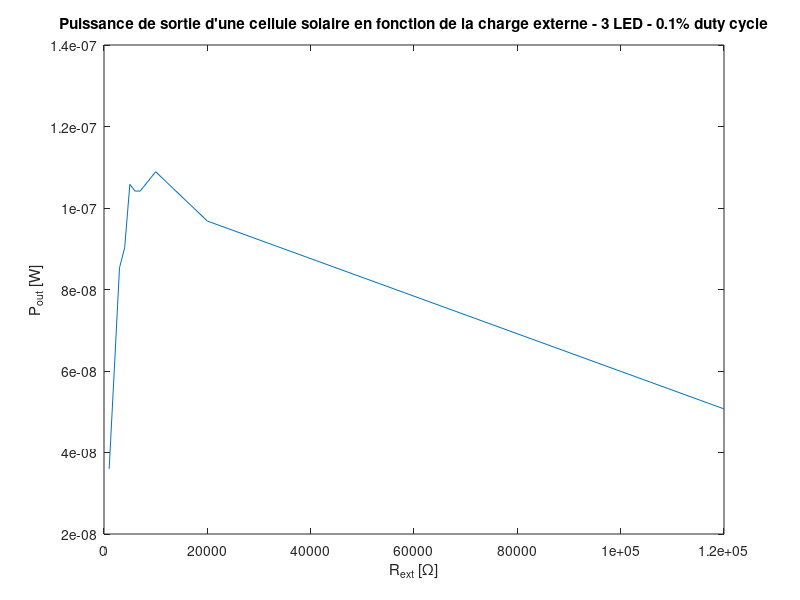
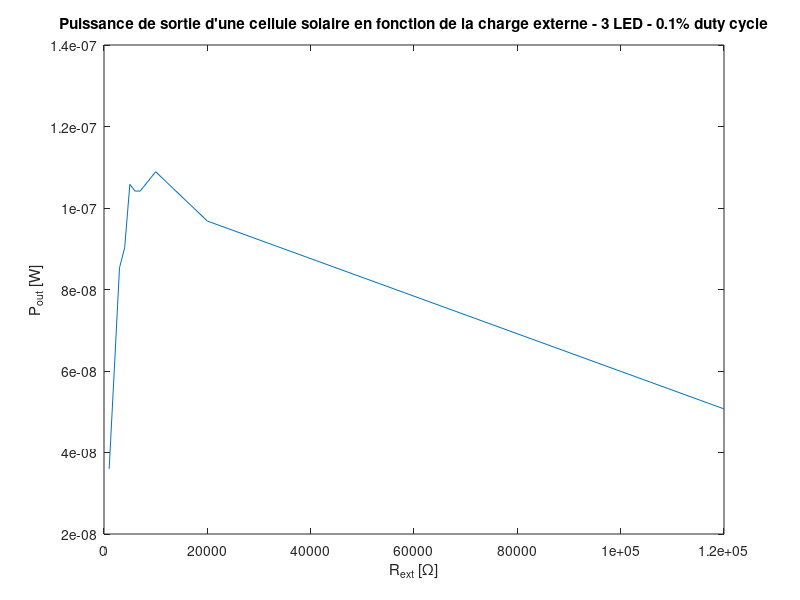
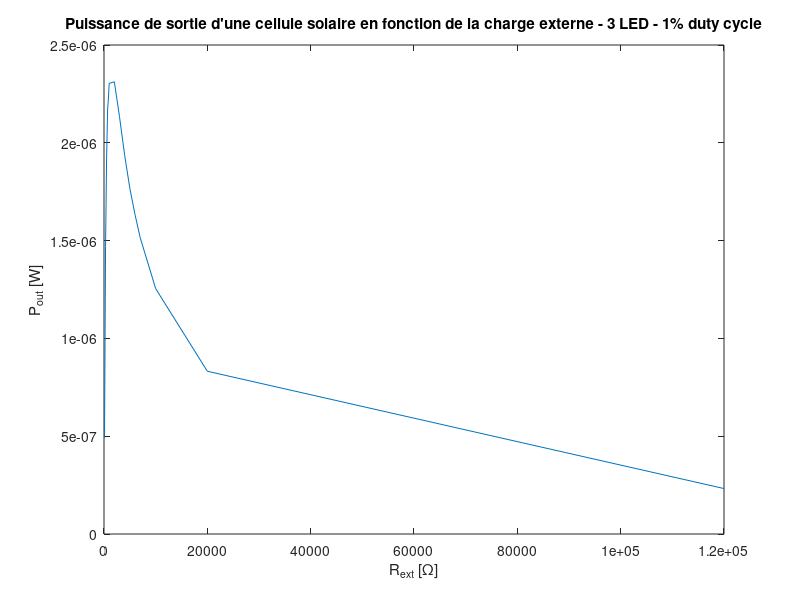
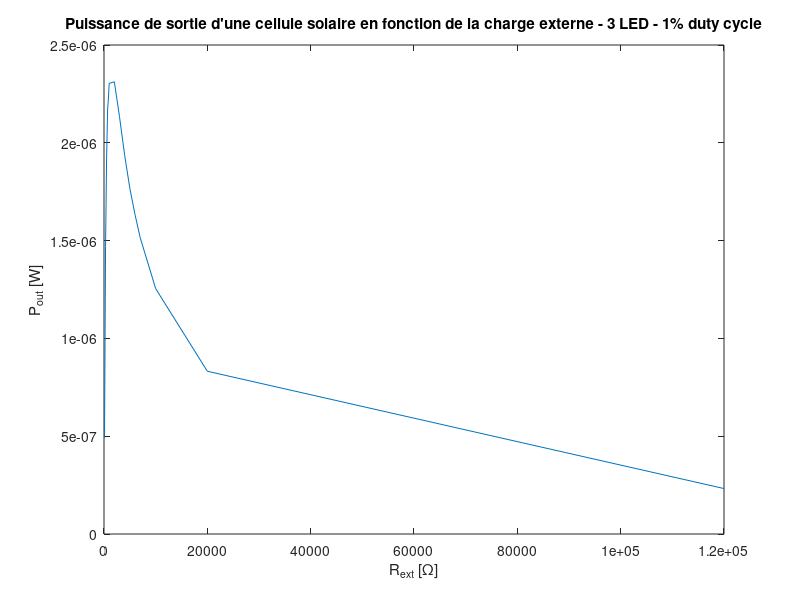

These charts were generated, in order, by the following MATLAB code:
clear all
close all
clc

format shortG

nFig = 1;

%% LED duty cycle = 0.1%

Rext = [1000 2000 3000 4000 5000 6000 7000 10000 20000 120000];
Vr_low =   [0.006 .011 .016 .019 .023 .025 .027 .033 .044 .078];
OCV = .106;
Ir_low = Vr_low ./ Rext;
Pout_low = Vr_low .* Ir_low;

dc(nFig) = 0.1;
maxP(nFig) = max(Pout_low);
iMax = find(Pout_low >= maxP(nFig));
Ropt(nFig) = Rext(iMax);

h = figure(nFig);
nFig = nFig +1;
plot(Rext, Pout_low)
ylabel('P_o_u_t [W]')
xlabel('R_e_x_t [\Omega]')
title('Puissance de sortie d''une cellule solaire en fonction de la charge externe - 3 LED - 0.1% duty cycle')
% set(gca,'XTickLabel',num2str(get(gca,'XTick').'))
saveas(h, 'dc0_1', 'jpg');
saveas(h, 'dc0_1', 'fig');

%% LED duty cycle = 1%

Rext = [100  200  300  400   500   600   700   800 900  1000 2000 3000 4000 5000 6000 7000   10000 20000 120000];
Vr_low =   [.007 .014 .021 .026 .031 .035   .039  .042 .045 .048 .068 .08  .088 .094  .099 .103    .112 .129 .167];
OCV = .198;
Ir_low = Vr_low ./ Rext;
Pout_low = Vr_low .* Ir_low;

dc(nFig) = 1;
maxP(nFig) = max(Pout_low);
iMax = find(Pout_low >= maxP(nFig));
Ropt(nFig) = Rext(iMax);

h = figure(nFig);
nFig = nFig +1;
plot(Rext, Pout_low)
ylabel('P_o_u_t [W]')
xlabel('R_e_x_t [\Omega]')
title('Puissance de sortie d''une cellule solaire en fonction de la charge externe - 3 LED - 1% duty cycle')
% set(gca,'XTickLabel',num2str(get(gca,'XTick').'))
saveas(h, 'dc1', 'jpg');
saveas(h, 'dc1', 'fig');

%% LED duty cycle = 3%

Rext   = [100  200  300  400  500   600   700   800 900  1000 1100 1200 1300 1400 1500 1600 1700 1800 1900 2000 3000 4000];
Vr_low = [.021 .041 .056 .068 .077 .085 .092 .098 .103 .108 .113 .117 .12 .123 .127 .129 .132 .134 .137 .139 .155 .173];
OCV = .300;
Ir_low = Vr_low ./ Rext;
Pout_low = Vr_low .* Ir_low;

dc(nFig) = 3;
maxP(nFig) = max(Pout_low);
iMax = find(Pout_low >= maxP(nFig));
Ropt(nFig) = Rext(iMax);

h = figure(nFig);
nFig = nFig +1;
plot(Rext, Pout_low)
ylabel('P_o_u_t [W]')
xlabel('R_e_x_t [\Omega]')
title('Puissance de sortie d''une cellule solaire en fonction de la charge externe - 3 LED - 3% duty cycle')
% set(gca,'XTickLabel',num2str(get(gca,'XTick').'))
saveas(h, 'dc3', 'jpg');
saveas(h, 'dc3', 'fig');

%% LED duty cycle = 4%

Rext   = [100  200  300  400  500  600 700  800  900  1000 2000 3000 4000];
Vr_low = [.029 .054 .073 .087 .098 .108 .115 .122 .131 .133 .166 .184 .196];
OCV = .335;
Ir_low = Vr_low ./ Rext;
Pout_low = Vr_low .* Ir_low;

dc(nFig) = 4;
maxP(nFig) = max(Pout_low);
iMax = find(Pout_low >= maxP(nFig));
Ropt(nFig) = Rext(iMax);

h = figure(nFig);
nFig = nFig +1;
plot(Rext, Pout_low)
ylabel('P_o_u_t [W]')
xlabel('R_e_x_t [\Omega]')
title('Puissance de sortie d''une cellule solaire en fonction de la charge externe - 3 LED - 4% duty cycle')
% set(gca,'XTickLabel',num2str(get(gca,'XTick').'))
saveas(h, 'dc4', 'jpg');
saveas(h, 'dc4', 'fig');

%% LED duty cycle = 5%

Rext = [100  200  300 400  500  600  700  800  900  1000 1100 1200 1300 1400 1500 1600 1700 1800 1900 2000 2100 2200 2300 2400 2500 2600 2700 2800 2900 3000 4000 5000 6000 7000 17000];
Vr_low =   [.037 .069 .09 .107 .119 .13  .139 .147 .153 .159 .164 .168 .173 .177 .18 .183 .186 .189 .192  .194 .197 .198 .201 .204 .204 .206 .208 .209 .212 .213 .225 .234 .241 .247 .278];
OCV = .371;
Ir_low = Vr_low ./ Rext;
Pout_low = Vr_low .* Ir_low;

dc(nFig) = 5;
maxP(nFig) = max(Pout_low);
iMax = find(Pout_low >= maxP(nFig));
Ropt(nFig) = Rext(iMax);

h = figure(nFig);
nFig = nFig +1;
plot(Rext, Pout_low)
ylabel('P_o_u_t [W]')
xlabel('R_e_x_t [\Omega]')
title('Puissance de sortie d''une cellule solaire en fonction de la charge externe - 3 LED - 5% duty cycle')
% set(gca,'XTickLabel',num2str(get(gca,'XTick').'))
saveas(h, 'dc5', 'jpg');
saveas(h, 'dc5', 'fig');

%% LED duty cycle = 10%

Rext   = [100  200  300  400  500  600 700  800  900  1000 2000 3000 4000];
Vr_low = [.072 .131 .166 .191 .2   .223 .234 .244 .252 .259 .302 .322 .336];
OCV = .500;
Ir_low = Vr_low ./ Rext;
Pout_low = Vr_low .* Ir_low;

dc(nFig) = 10;
maxP(nFig) = max(Pout_low);
iMax = find(Pout_low >= maxP(nFig));
Ropt(nFig) = Rext(iMax);

h = figure(nFig);
nFig = nFig +1;
plot(Rext, Pout_low)
ylabel('P_o_u_t [W]')
xlabel('R_e_x_t [\Omega]')
title('Puissance de sortie d''une cellule solaire en fonction de la charge externe - 3 LED - 10% duty cycle')
% set(gca,'XTickLabel',num2str(get(gca,'XTick').'))
saveas(h, 'dc10', 'jpg');
saveas(h, 'dc10', 'fig');

%% LED duty cycle = 20%

Rext = [100  200  300 400  500  600  700  800  900  1000 1100 1200 1300 1400 1500 1600 1700 1800 1900 2000 2100 2200 2300 2400 2500 2600 2700 2800 2900 3000 4000 5000 6000 7000 17000];
Vr_low =   [.146 .262 .319 .355 .379 .398 .412 .424 .434 .442 .452 .457 .463 .468 .472 .477 .482 .485 .488 .491 .494 .497 .499 .502 .505 .506 .509 .511 .512 .515 .529 .54 .549 .556 .595];
OCV = .715;
Ir_low = Vr_low ./ Rext;
Pout_low = Vr_low .* Ir_low;

dc(nFig) = 20;
maxP(nFig) = max(Pout_low);
iMax = find(Pout_low >= maxP(nFig));
Ropt(nFig) = Rext(iMax);

h = figure(nFig);
nFig = nFig +1;
plot(Rext, Pout_low)
ylabel('P_o_u_t [W]')
xlabel('R_e_x_t [\Omega]')
title('Puissance de sortie d''une cellule solaire en fonction de la charge externe - 3 LED - 20% duty cycle')
% set(gca,'XTickLabel',num2str(get(gca,'XTick').'))
saveas(h, 'dc20', 'jpg');
saveas(h, 'dc20', 'fig');

%% LED duty cycle = 50%

Rext = [100  200  300 400  500  600  700  800  900  1000 ];
Vr_low =   [.35 .632 .756 .819 .859 .887 .908 .924 .934 .949];
OCV = 1.247;
Ir_low = Vr_low ./ Rext;
Pout_low = Vr_low .* Ir_low;

dc(nFig) = 50;
maxP(nFig) = max(Pout_low);
iMax = find(Pout_low >= maxP(nFig));
Ropt(nFig) = Rext(iMax);

h = figure(nFig);
nFig = nFig +1;
plot(Rext, Pout_low)
ylabel('P_o_u_t [W]')
xlabel('R_e_x_t [\Omega]')
title('Puissance de sortie d''une cellule solaire en fonction de la charge externe - 3 LED - 50% duty cycle')
% set(gca,'XTickLabel',num2str(get(gca,'XTick').'))
saveas(h, 'dc50', 'jpg');
saveas(h, 'dc50', 'fig');

%% LED duty cycle = 70%

Rext = [100  200  300  400   500   600   700   800   900   1000 ];
Vr_low =   [.457 .847 1.02 1.105 1.156 1.192 1.217 1.237 1.252 1.265];
OCV = 1.552;
Ir_low = Vr_low ./ Rext;
Pout_low = Vr_low .* Ir_low;

dc(nFig) = 70;
maxP(nFig) = max(Pout_low);
iMax = find(Pout_low >= maxP(nFig));
Ropt(nFig) = Rext(iMax);

h = figure(nFig);
nFig = nFig +1;
plot(Rext, Pout_low)
ylabel('P_o_u_t [W]')
xlabel('R_e_x_t [\Omega]')
title('Puissance de sortie d''une cellule solaire en fonction de la charge externe - 3 LED - 70% duty cycle')
% set(gca,'XTickLabel',num2str(get(gca,'XTick').'))
saveas(h, 'dc70', 'jpg');
saveas(h, 'dc70', 'fig');

%% Data
[dc' maxP' Ropt']